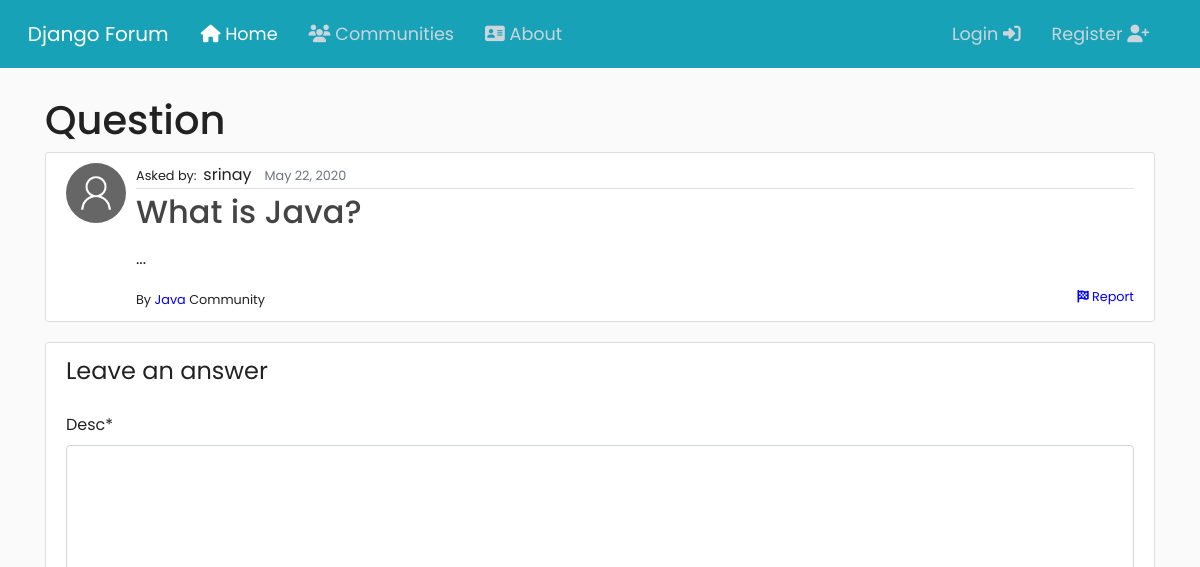
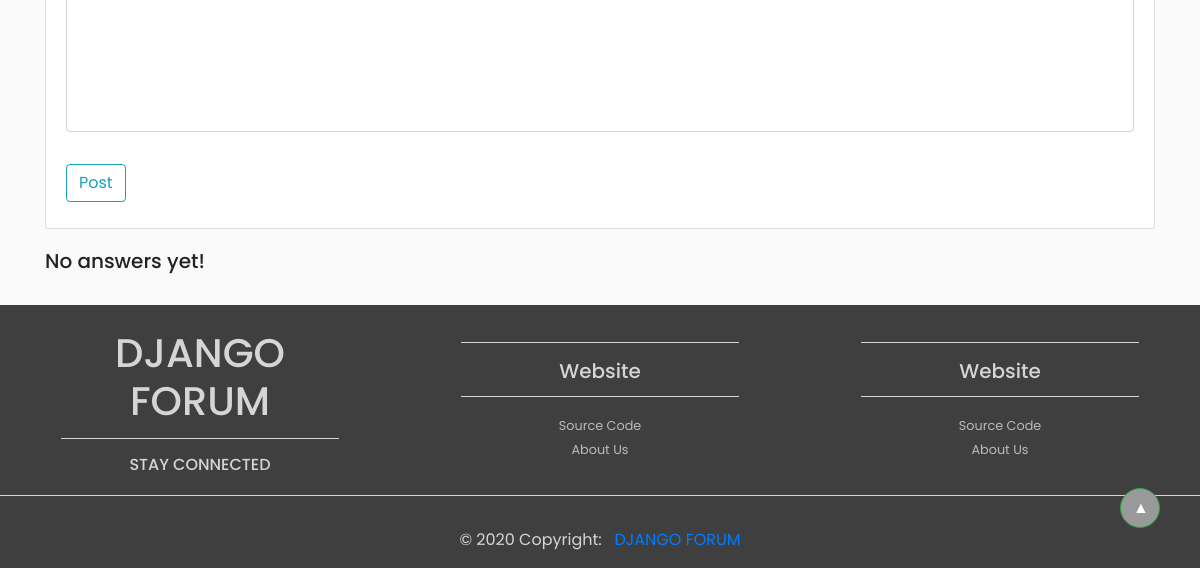
Before: /question/3/reply/3 with the older database file (2 pictures, top to bottom).
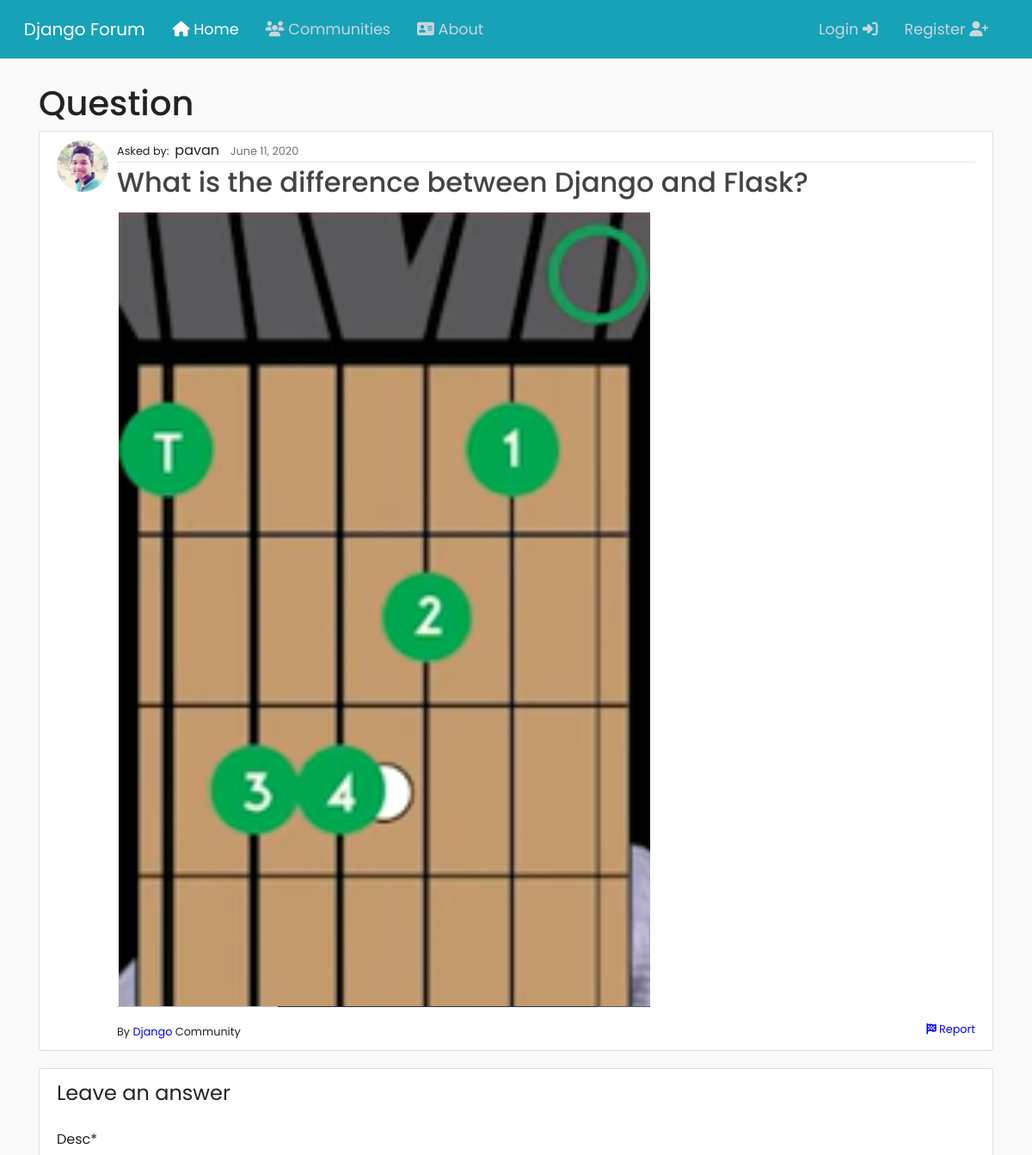
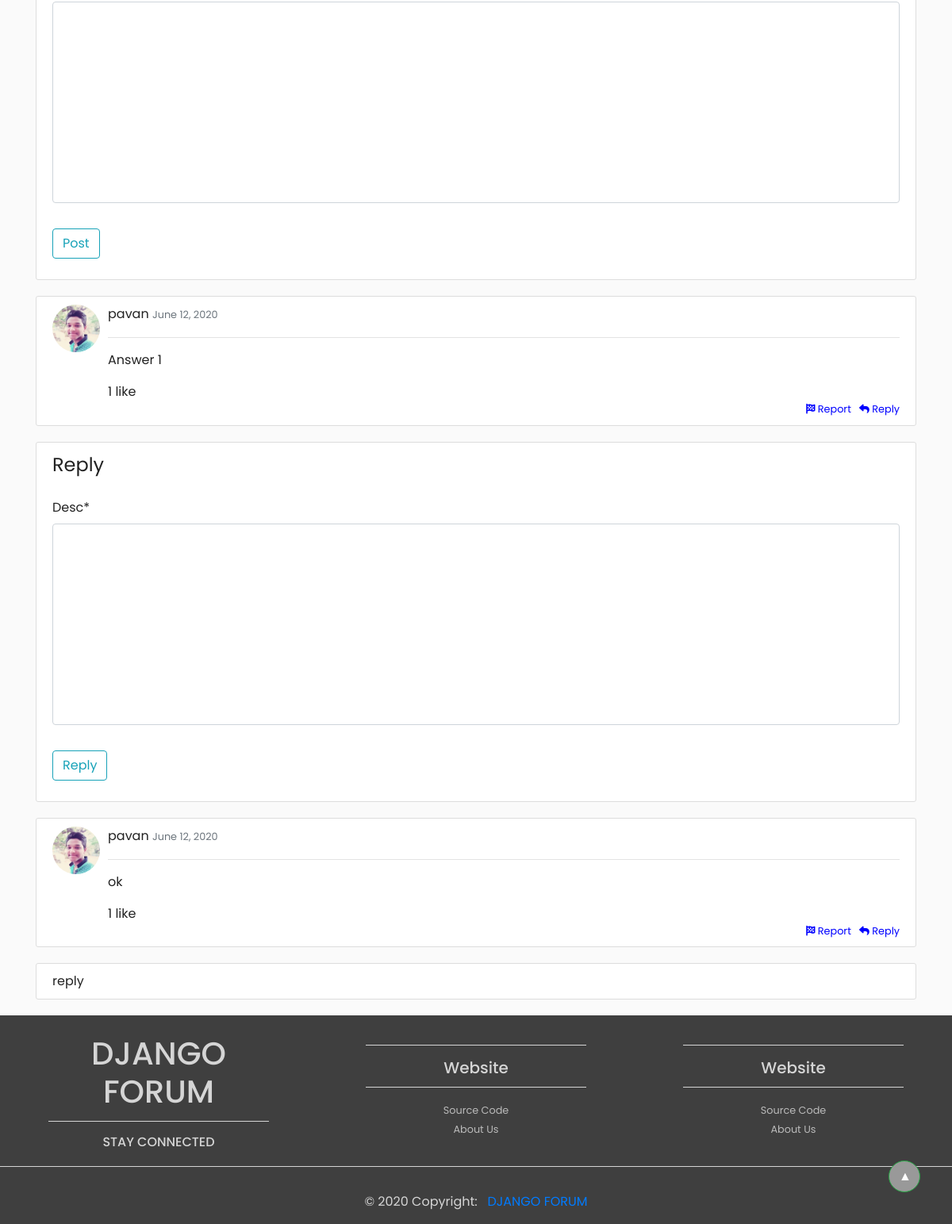
After: the same page with the newer database file (2 pictures, top to bottom).
### forum/models.py (models this page shows, shortened)
class Question(models.Model):
    title = models.CharField(max_length=200, null=True, unique=True)
    desc = RichTextUploadingField(null=True)
    date_asked = models.DateTimeField(default=timezone.now)
    date_updated = models.DateTimeField(auto_now=True)
    username = models.ForeignKey(User, verbose_name="Questioned by", on_delete=models.CASCADE)
    community = models.ForeignKey(Community, on_delete=models.CASCADE)
    is_reported = models.BooleanField(default=False)
    tags = models.ManyToManyField(Tag, blank=True)
    add_new_tag = models.CharField(max_length=200, null=True, blank=True, unique=True)

class Community(models.Model):
    name = models.CharField(max_length = 200, null=True, unique=True)
    desc = models.TextField()
    username = models.ForeignKey(User, verbose_name="Maker of the Community", null=True, on_delete= models.CASCADE)
    date_created = models.DateTimeField(default=timezone.now)
    date_updated = models.DateTimeField(auto_now=True)
    image = models.ImageField(default='default.jpg', upload_to='profile_pics')

class Answer(models.Model):
    username = models.ForeignKey(User, verbose_name="Answered by", null=True, on_delete= models.CASCADE)
    question = models.ForeignKey(Question, null=True, on_delete=models.CASCADE)
    desc = RichTextUploadingField(null=True)
    is_reported = models.BooleanField(default=False)
    date_answered = models.DateTimeField(default=timezone.now)
    date_updated = models.DateTimeField(auto_now=True)
    likes = models.ManyToManyField(User, related_name='likes', blank=True)
    def total_likes(self):
        return self.likes.count()

class ReplyAnswer(models.Model):
    username = models.ForeignKey(User, verbose_name="Replied by", null=True, on_delete= models.CASCADE)
    desc = models.TextField()
    date_replied = models.DateTimeField(auto_now_add=True, null=True)
    answer = models.ForeignKey(Answer, null=True, on_delete= models.CASCADE)

### users/models.py (models this page shows, shortened)
class Profile(models.Model):
	user = models.OneToOneField(User, on_delete=models.CASCADE)
	image = models.ImageField(default='default.jpg', upload_to='profile_pics')

### forum/views.py (the view, shortened to what this page needs)
# urls.py: path('question/<str:pk>/reply/<str:pk1>', views.question_detail_reply, name='question_detail_reply'),
def question_detail_reply(request, pk, pk1):
	question = Question.objects.get(id=pk)
	answers = Answer.objects.filter(question=question).annotate(count=Count('likes')).order_by('-count')
	replydict = {}
	is_liked = {}
	total_likes = {}
	for answer in answers:
		replydict[answer.id] = ReplyAnswer.objects.filter(answer=answer)
		is_liked[answer.id] = False
		if answer.likes.filter(id=request.user.id).exists():
			is_liked[answer.id] = True
		total_likes[answer.id] = answer.total_likes()
	form = AnswerForm()
	dynamicform = ReplyForm()
	context = {
		'title': 'Home',
		'question': question,
		'answers': answers,
		'form': form,
		'form1': dynamicform,
		'replydict': replydict,
		'is_liked': is_liked,
		'total_likes': total_likes,
		'get_item': get_item,
		'reply_answer': Answer.objects.get(id=pk1),
		'tags': question.tags.all(),
	}
	return render(request, 'forum/question_detail_reply.html', context)

### forum/forms.py
class AnswerForm(forms.ModelForm):
	class Meta:
		model = Answer
		fields = ['desc']

class ReplyForm(forms.ModelForm):
	class Meta:
		model = ReplyAnswer
		fields = ['desc']

### forum/views.py (called while the page is built)
@register.filter
def get_item(dictionary, key):
    return dictionary.get(key)

### forum/templates/forum/question_detail_reply.html (shortened to what this page needs)
{% extends 'forum/base.html' %}
{% load crispy_forms_tags %}
{% block content %}
<h1>Question</h1>
<article class="media content-section md-5">
	<img class="rounded-circle article-img" src="{{ question.username.profile.image.url }}">
	<div class="media-body">
		<div class="article-metadata">
			<small>Asked by:&nbsp;&nbsp;</small>{{ question.username }}&nbsp;&nbsp;
			<small class="text-muted">{{ question.date_asked|date:"F d, Y" }}</small>
		</div>
		<a href="{% url 'question_detail' question.id %}"><h2 class="article-title">{{ question.title }}</h2></a>
		<p class="article-content"><div class="content-markdown">{{ question.desc|safe }}</div></p>
		<small>By <a style="color: blue;" href="{% url 'community_detail' question.community.id %}">{{ question.community.name }}</a> Community</small>
		<small style="float: right;"><a style="color: blue;" href="{% url 'reportqtest' question.id %}"><i class="fas fa-flag-checkered"></i> Report</a></small>
	</div>
</article>
<div class="content-section">
	<form method="POST">
		<fieldset class="form-group">
			<legend class="boreder-bottom mb-4">Leave an answer</legend>
				{{ form|crispy }}
		</fieldset>
		<div class="form-group">
			<input class="btn btn-outline-info" type="submit" value="Post">
		</div>
	</form>
</div>
{% if answers %}
	{% for answer in answers %}
		<article class="media content-section">
			<img class="rounded-circle article-img" src="{{ answer.username.profile.image.url }}">
			<div class="media-body">
				<div class="article-metadata">
					<p class="mr-4">{{ answer.username }}
					<small class="text-muted">
						{{ answer.date_answered|date:"F d, Y" }}
					</small></p>
				</div>
				<p class="article-content">{{ answer.desc|safe }}</p>
				<div id='like-section{{answer.id}}'>
					{% include 'forum/like_section.html' %}
				</div>
				<small style="float: right;"><a style="color: blue;" href="{% url 'question_detail_reply' question.id answer.id %}"><i class="fas fa-reply"></i> Reply </a></small>
				<small style="float: right;"><a style="color: blue;" href="{% url 'reportatest' answer.id %}"><i class="fas fa-flag-checkered"></i> Report&nbsp;&nbsp;&nbsp;</a></small>
			</div>
		</article>
		{% if answer == reply_answer %}
			<div class="content-section" id="reply">
				<form method="POST">
					<fieldset class="form-group">
						<legend class="boreder-bottom mb-4">Reply</legend>
							{{ form1|crispy }}
					</fieldset>
					<div class="form-group">
						<input class="btn btn-outline-info" type="submit" name="reply" value="Reply">
					</div>
				</form>
			</div>
		{% endif %}
		{% for temp in replydict|get_item:answer.id %}
			<div class="content-section">
				{{ temp.desc }}
			</div>
		{% endfor %}
	{% endfor %}
{% else %}
	<h5>No answers yet!</h5><br>
{% endif %}
{% endblock content %}

### forum/templates/forum/like_section.html (shortened to what this page needs)
{{ total_likes|get_item:answer.id }} like{{ total_likes|get_item:answer.id|pluralize }}

Changed rows visible on the page:
changed Question: username.profile.image: picture added in place of a placeholder; username "srinay" → "pavan"; date_asked "May 22, 2020" → "June 11, 2020"; title "What is Java?" → "What is the difference between Django and Flask?"; desc: picture added; community.name "Java" → "Django"; desc "..." → (not shown)
now on this page (row edited): Answer: username.profile.image (picture), username "pavan", date_answered "June 12, 2020", desc "Answer 1", id "1"
added Answer: username.profile.image (picture), username "pavan", date_answered "June 12, 2020", desc "ok", id "1"
added ReplyAnswer: desc "reply"
Other visible differences:
text no longer shown: "No answers yet!"
